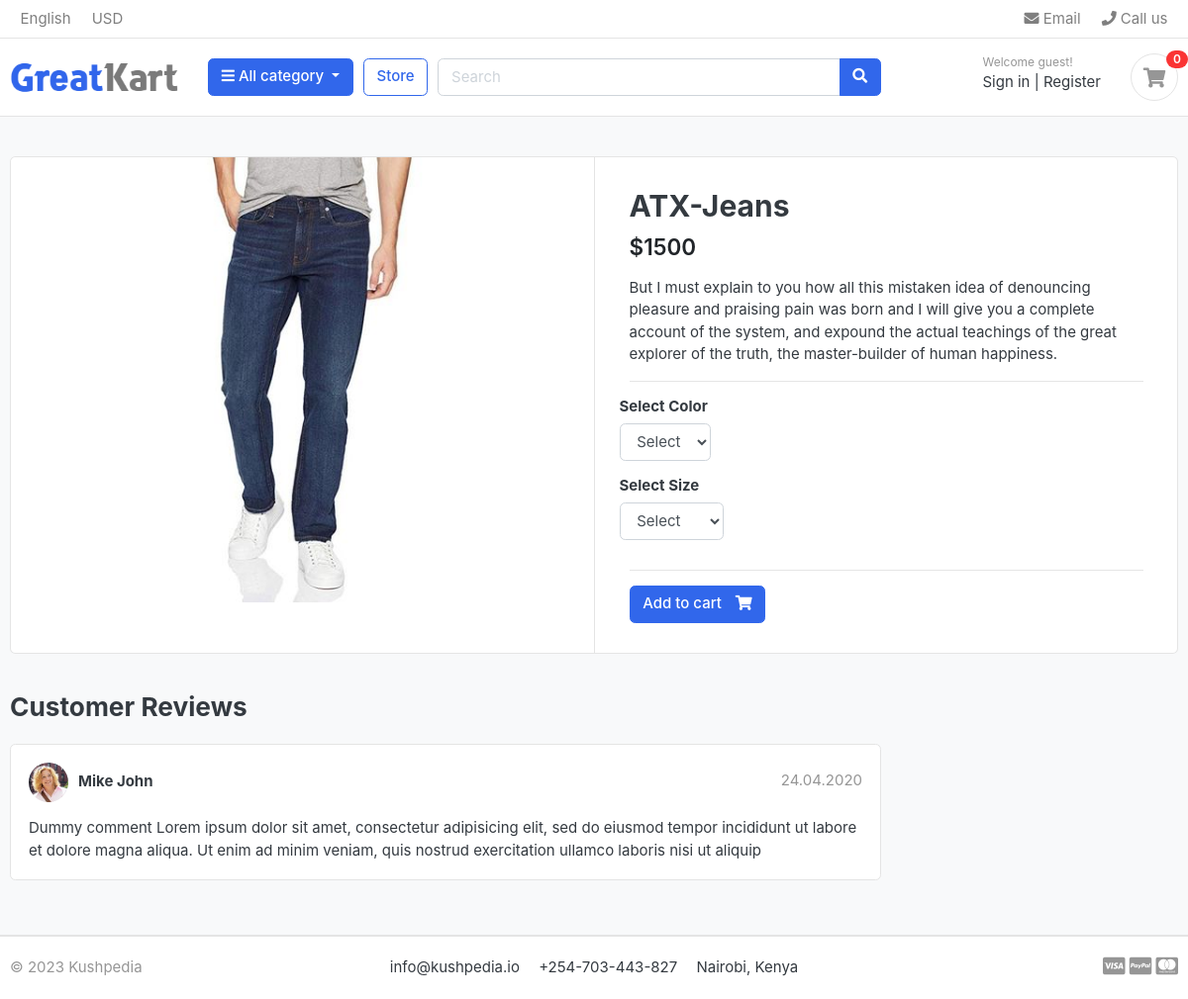
The page /store/category/jeans/ATX-Jeans/ on the database its author committed.
### store/models.py (models this page shows, shortened)
class Product(models.Model):
    product_name    = models.CharField(max_length=200, unique=True)
    slug            = models.SlugField(max_length=200, unique=True)
    description     = models.TextField(max_length=500, blank=True)
    price           = models.IntegerField()
    images          = models.ImageField(upload_to='photos/products')
    stock           = models.IntegerField()
    is_available    = models.BooleanField(default=True)
    category        = models.ForeignKey(Category, on_delete=models.CASCADE)
    created_date    = models.DateTimeField(auto_now_add=True)
    modified_date   = models.DateTimeField(auto_now=True)

### store/views.py (the view)
# urls.py: path('category/<slug:category_slug>/<slug:product_slug>/', views.productDetails, name = "product_details"),
def productDetails(request,category_slug, product_slug):
    try:
        single_product = Product.objects.get(category__slug=category_slug, slug=product_slug)
        in_cart = CartItem.objects.filter(cart__cart_id=_cart_id(request), product=single_product).exists()
    except Exception as e:
        raise e
    context = {
        'single_product':single_product,
        'in_cart' : in_cart
    }
    return render(request, 'store/product_detail.html',context)

### carts/context_processors.py (called while the page is built)
def counter(request):
    cart_count = 0
    if 'admin' in request.path:
        return {}
    else:
        try:
            cart = Cart.objects.filter(cart_id=_cart_id(request))
            cart_items = CartItem.objects.all().filter(cart=cart[:1])
            for cart_item in cart_items:
                cart_count += cart_item.quantity
        except Cart.DoesNotExist:
            cart_count = 0
    return dict(cart_count = cart_count)

### carts/views.py (called while the page is built)
def _cart_id(request):
    cart = request.session.session_key
    if not cart:
        cart = request.session.create()
    return cart

### categoryApp/context_processors.py (called while the page is built)
def menu_links(request):
    links = Category.objects.all()
    return dict(links=links)

### categoryApp/models.py (called while the page is built)
    def get_url(self):
        return reverse('products_by_category', args=[self.slug])

### store/models.py (called while the page is built)
    def colors(self):
        return super(VariationManager, self).filter(variation_category='color', is_active=True)

    def sizes(self):
        return super(VariationManager, self).filter(variation_category='size', is_active=True)

### templates/store/product_detail.html (shortened to what this page needs)
{% extends 'base.html' %}
{% load static %}
{% block content %}
<section class="section-content padding-y bg">
    <div class="container">
    <div class="card">
        <div class="row no-gutters">
            <aside class="col-md-6">
    <article class="gallery-wrap">
        <div class="img-big-wrap">
        <a href="#"><img src="{{ single_product.images.url }}"></a>
        </div>
    </article>
            </aside>
            <main class="col-md-6 border-left">
        <form action="{% url 'add_cart' single_product.id %}" method="POST">
                <article class="content-body">
                <h2 class="title">{{single_product.product_name}}</h2>
                <div class="mb-3">
                    <var class="price h4">${{single_product.price}}</var>
                </div>
                <p>{{single_product.description}}</p>
                <hr>
                    <div class="row">
                        <div class="item-option-select">
                            <h6>Select Color</h6>
                            <select name="color" class="form-control" required>
                                <option value="" selected disabled>Select</option>
                            </select>
                        </div>
                    </div>
                    <div class="row">
                        <div class="item-option-select">
                            <h6>Select Size</h6>
                            <select name="size" class="form-control">
                                <option value="" selected disabled>Select</option>
                            </select>
                        </div>
                    </div>
                    <hr>
                    {% if single_product.stock <= 0 %}
                            <h3 class="text-danger">Out Of stock</h3>
                        {%else%}
                            <button type="submit" class="btn  btn-primary"> <span class="text">Add to cart</span> <i class="fas fa-shopping-cart"></i>  </button>
                        {% endif %}
                </article>
        </form>
            </main>
        </div>
    </div>
    <br>
    <div class="row">
                <div class="col-md-9">
        <header class="section-heading">
            <h3>Customer Reviews </h3>
        </header>
        <article class="box mb-3">
            <div class="icontext w-100">
                <img src="{% static '/images/avatars/avatar1.jpg' %}" class="img-xs icon rounded-circle">
                <div class="text">
                    <span class="date text-muted float-md-right">24.04.2020 </span>
                    <h6 class="mb-1">Mike John </h6>
                </div>
            </div>
            <div class="mt-3">
                <p>
                    Dummy comment Lorem ipsum dolor sit amet, consectetur adipisicing elit, sed do eiusmod
                    tempor incididunt ut labore et dolore magna aliqua. Ut enim ad minim veniam,
                    quis nostrud exercitation ullamco laboris nisi ut aliquip
                </p>
            </div>
        </article>
        </div>
    </div>
    </div>
    </section>
{% endblock content %}

### static/css/ui.css (style rules this page uses)
html { font-family: "Inter", sans-serif; font-size: 15px; }
.content-body { flex: 1 1 auto; padding: 2rem 2.3rem; }
.img-xs, .img-sm, .img-md, .img-lg { -o-object-fit: cover; object-fit: cover; flex-shrink: 0; flex-grow: 0; }
.img-xs { width: 40px; height: 40px; }
.padding-y { padding-top: 40px; padding-bottom: 40px; }
var { font-style: normal; }
article:after, .form-group:after { display: block; clear: both; content: ""; }
.bg { background-color: #f8f9fa; }
.section-heading { margin-bottom: 20px; margin-top: 15px; }
p:last-child { margin-bottom: 0; }
.btn .text + i { margin-left: 10px; }
.icontext { display: inline-flex; align-items: center; vertical-align: middle; }
.icontext .text { width: 100%; line-height: 1.2; }
.icontext .icon { position: relative; margin-right: 10px; flex-shrink: 0; flex-grow: 0; }
.price { font-weight: 600; color: #212529; }
.box { padding: 18px; background: #fff; border-radius: 0.37rem; border: 1px solid #e4e4e4; }
.box img { max-width: 100%; }
.gallery-wrap .img-big-wrap { margin-bottom: 10px; border-radius: 0.37rem; overflow: hidden; background-color: #fff; }
.gallery-wrap .img-big-wrap a { text-align: center; display: block; }
.gallery-wrap .img-big-wrap img { height: 450px; width: auto; display: inline-block; }
.item-option-select { margin-bottom: 1rem; display: inline-block; margin-right: 15px; }

### rows shown on the page
Product: images (picture), product_name "ATX-Jeans", price "1500", description "But I must explain to you how all this mistaken idea of denouncing pleasure and praising pain was born and I will give you a complete account of the system, and expound the actual teachings of the great explorer of the truth, the master-builder of human happiness."

### other values the page prints
{{ cart_count }} "0"
